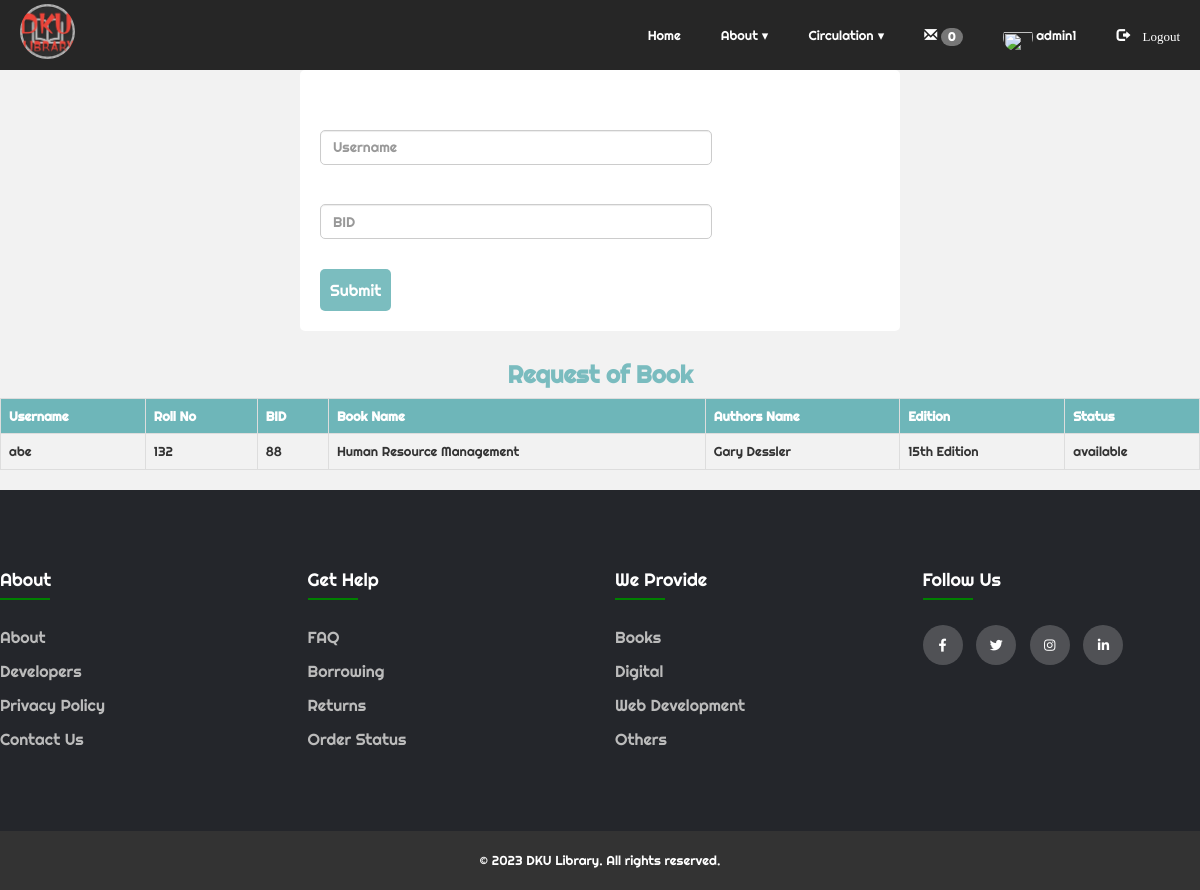
Page /Admin_/request.php (signed in) on the committed database.
### tables this page shows
CREATE TABLE `student` (
  `name` varchar(100) NOT NULL,
  `username` varchar(100) NOT NULL,
  `roll` int(100) NOT NULL,
  `email` varchar(100) NOT NULL,
  `contact` varchar(100) NOT NULL,
  `password` varchar(255) NOT NULL,
  `status` int(10) NOT NULL,
  `pic` varchar(100) NOT NULL
);

CREATE TABLE `books` (
  `bid` int(100) NOT NULL,
  `name` varchar(100) NOT NULL,
  `authors` varchar(100) NOT NULL,
  `edition` varchar(100) NOT NULL,
  `status` varchar(100) NOT NULL,
  `quantity` int(100) NOT NULL,
  `department` varchar(100) NOT NULL
);

### Admin_/request.php (the view, shortened to what this page needs)
<?php
  include "nav.php";
?>
<!DOCTYPE html>
<html>
<head>
</head>
<body>
<div class="lela">
	<div class="srch">
		<br>
		<form method="post" action="" name="form1">
			<input type="text" name="username" class="form-control" placeholder="Username" required=""><br>
			<input type="text" name="bid" class="form-control" placeholder="BID" required=""><br>
			<button class="btn btn-default" name="submit" type="submit">Submit</button><br>
		</form>
	</div>
	<h3 style="text-align: center;">Request of Book</h3>
	<?php
	if(isset($_SESSION['admin_user']))
	{
		$sql= "SELECT student.username,roll,books.bid,books.name,authors,edition, books.status FROM student inner join issue_book ON student.username=issue_book.username inner join books ON issue_book.bid=books.bid WHERE issue_book.approve =''";
		$res= mysqli_query($db,$sql);
		if(mysqli_num_rows($res)==0)
			{
				echo "<h2><b>";
				echo "There's no pending request.";
				echo "</h2></b>";
			}
		else
		{
			echo "<table class='table table-bordered' >";
			echo "<tr style='background-color: #6db6b9e6;'>";
				echo "<th>"; echo "Username";  echo "</th>";
				echo "<th>"; echo "Roll No";  echo "</th>";
				echo "<th>"; echo "BID";  echo "</th>";
				echo "<th>"; echo "Book Name";  echo "</th>";
				echo "<th>"; echo "Authors Name";  echo "</th>";
				echo "<th>"; echo "Edition";  echo "</th>";
				echo "<th>"; echo "Status";  echo "</th>";
			echo "</tr>";
			while($row=mysqli_fetch_assoc($res))
			{
				echo "<tr>";
				echo "<td>"; echo $row['username']; echo "</td>";
				echo "<td>"; echo $row['roll']; echo "</td>";
				echo "<td>"; echo $row['bid']; echo "</td>";
				echo "<td>"; echo $row['name']; echo "</td>";
				echo "<td>"; echo $row['authors']; echo "</td>";
				echo "<td>"; echo $row['edition']; echo "</td>";
				echo "<td>"; echo $row['status']; echo "</td>";
				echo "</tr>";
			}
		echo "</table>";
		}
	}
	else
	{
		?>
		<br>
			<h4>You need to login to see the request.</h4>
		<?php
	}
		?>
	</div>
</body>
</html>
<?php
include 'footer.php';
?>

### Admin_/nav.css (style rules this page uses)
body { margin: 0; padding: 0; }
* { font-family: 'Righteous', cursive; }

### Admin_/nav.php (style rules this page uses)
body { overflow-x: hidden; }

### Admin_/request.php (style rules this page uses)
body { background-color: #f2f2f2; }
.srch { background-color: #fff; padding: 20px; border-radius: 5px; margin-top: 50px; }
.srch { width: 50%; margin: 0 auto; }
.form-control { width: 70%; height: 35px; margin-top: 20px; border-radius: 5px; }
button[type="submit"] { background-color: #6db6b9e6; color: #fff; border: none; border-radius: 5px; padding: 10px; font-size: 16px; cursor: pointer; margin-top: 10px; }
h3 { text-align: center; margin-top: 30px; color: #6db6b9e6; font-weight: bold; }
table { border-collapse: collapse; width: 100%; }
th, td { text-align: left; padding: 8px; }
th { background-color: #6db6b9e6; color: white; }
tr:nth-child(even) { background-color: #f2f2f2; }
td { border: 1px solid #ddd; }
body { font-size: 13px; }

### Admin_/footer.php (style rules this page uses)
body { line-height: 1.5; font-family: 'Poppins', sans-serif; }
* { margin:0; padding:0; box-sizing: border-box; }

### rows in the picture
student: username "abe", roll "132", books.bid "88", books.name "Human Resource Management", books.authors "Gary Dessler", books.edition "15th Edition", books.status "available"

### other values in the picture
$count['total'] "0"
$_SESSION['admin_user'] "admin1"
